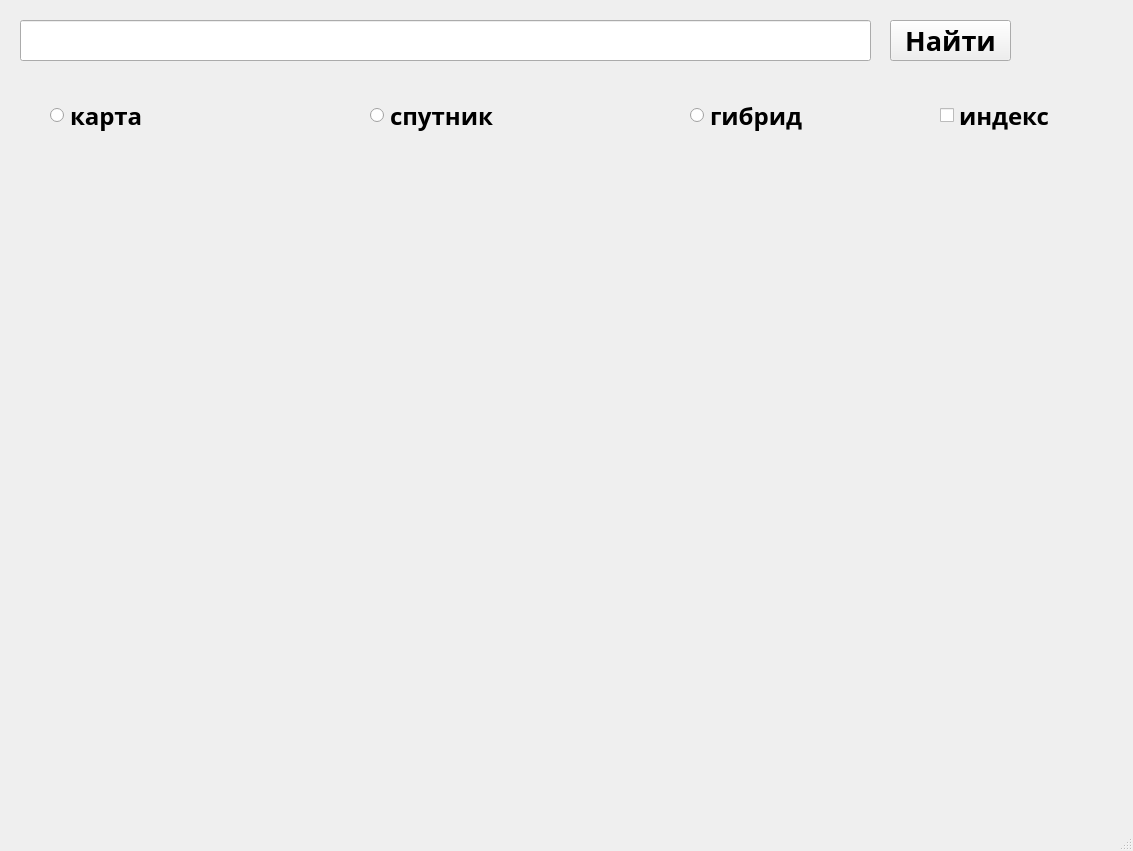
<?xml version="1.0" encoding="UTF-8"?>
<ui version="4.0">
 <class>mainWindow</class>
 <widget class="QMainWindow" name="mainWindow">
  <property name="geometry">
   <rect>
    <x>0</x>
    <y>0</y>
    <width>1133</width>
    <height>851</height>
   </rect>
  </property>
  <property name="windowTitle">
   <string>maps api</string>
  </property>
  <widget class="QWidget" name="centralwidget">
   <widget class="QLineEdit" name="searchedit">
    <property name="geometry">
     <rect>
      <x>20</x>
      <y>20</y>
      <width>851</width>
      <height>41</height>
     </rect>
    </property>
   </widget>
   <widget class="QPushButton" name="search">
    <property name="geometry">
     <rect>
      <x>890</x>
      <y>20</y>
      <width>121</width>
      <height>41</height>
     </rect>
    </property>
    <property name="font">
     <font>
      <family>Yu Gothic UI Semibold</family>
      <pointsize>20</pointsize>
      <weight>75</weight>
      <bold>true</bold>
     </font>
    </property>
    <property name="text">
     <string>Найти</string>
    </property>
   </widget>
   <widget class="QRadioButton" name="map">
    <property name="geometry">
     <rect>
      <x>50</x>
      <y>80</y>
      <width>101</width>
      <height>71</height>
     </rect>
    </property>
    <property name="font">
     <font>
      <family>Yu Gothic UI Semibold</family>
      <pointsize>18</pointsize>
      <weight>75</weight>
      <bold>true</bold>
     </font>
    </property>
    <property name="text">
     <string>карта</string>
    </property>
   </widget>
   <widget class="QRadioButton" name="sat">
    <property name="geometry">
     <rect>
      <x>370</x>
      <y>90</y>
      <width>141</width>
      <height>51</height>
     </rect>
    </property>
    <property name="font">
     <font>
      <family>Yu Gothic UI Semibold</family>
      <pointsize>18</pointsize>
      <weight>75</weight>
      <bold>true</bold>
     </font>
    </property>
    <property name="text">
     <string>спутник</string>
    </property>
   </widget>
   <widget class="QRadioButton" name="hyb">
    <property name="geometry">
     <rect>
      <x>690</x>
      <y>100</y>
      <width>141</width>
      <height>31</height>
     </rect>
    </property>
    <property name="font">
     <font>
      <family>Yu Gothic UI Semibold</family>
      <pointsize>18</pointsize>
      <weight>75</weight>
      <bold>true</bold>
     </font>
    </property>
    <property name="text">
     <string>гибрид</string>
    </property>
   </widget>
   <widget class="QCheckBox" name="index">
    <property name="geometry">
     <rect>
      <x>940</x>
      <y>100</y>
      <width>131</width>
      <height>31</height>
     </rect>
    </property>
    <property name="font">
     <font>
      <family>Yu Gothic UI Semibold</family>
      <pointsize>18</pointsize>
      <weight>75</weight>
      <bold>true</bold>
     </font>
    </property>
    <property name="text">
     <string>индекс</string>
    </property>
   </widget>
   <widget class="QLabel" name="maplabel">
    <property name="geometry">
     <rect>
      <x>24</x>
      <y>140</y>
      <width>1061</width>
      <height>581</height>
     </rect>
    </property>
    <property name="text">
     <string/>
    </property>
   </widget>
   <widget class="QLabel" name="addresslabel">
    <property name="geometry">
     <rect>
      <x>30</x>
      <y>749</y>
      <width>861</width>
      <height>31</height>
     </rect>
    </property>
    <property name="text">
     <string/>
    </property>
   </widget>
  </widget>
  <widget class="QStatusBar" name="statusbar"/>
 </widget>
 <resources/>
 <connections/>
</ui>
